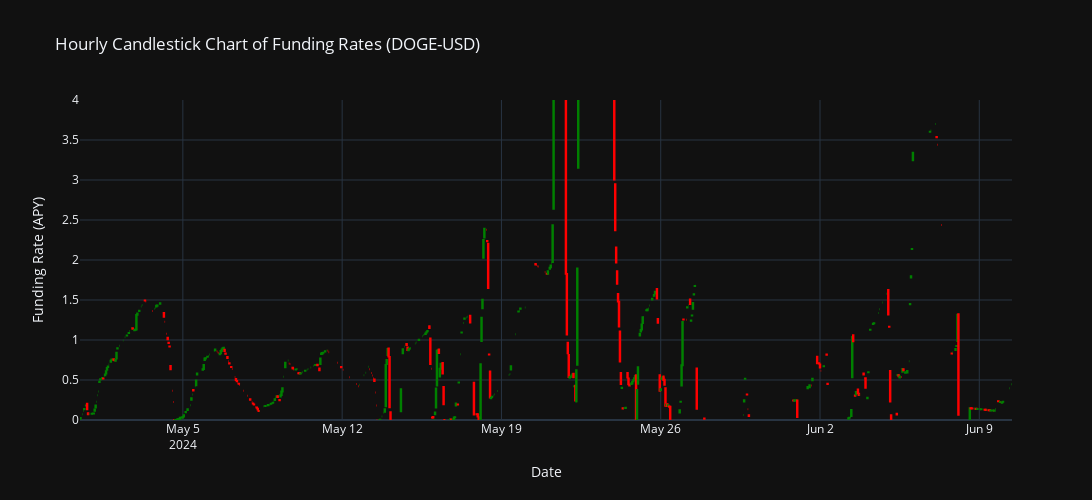

Source (notebook cell):
### Code cell
import pandas as pd
from datetime import datetime
import numpy as np
import plotly.graph_objects as go
from collections import defaultdict
import plotly

asset = 'DOGE'

df= pd.read_csv('/Users/andyma/Desktop/Python /Tokkalabs_WorkSpace/RabbitX/Synthetix_fundingRate_graph_candel_'+asset+'.csv',index_col=0)
# Plot candlestick chart
# Determine colors based on whether close > open
colors = []
for i in range(len(df)):
    if df.loc[i, 'close'] > df.loc[i, 'open']:
        colors.append('green')
    else:
        colors.append('red')

# Plot candlestick chart
fig = go.Figure(data=[go.Candlestick(
    x=df['x'],
    open=df['open'],
    high=df['high'],
    low=df['low'],
    close=df['close'],
    increasing=dict(line=dict(color='green')),
    decreasing=dict(line=dict(color='red')),
)])

# Update layout
fig.update_layout(
    title='Hourly Candlestick Chart of Funding Rates ('+asset+'-USD)',
    xaxis_title='Date',
    yaxis_title='Funding Rate (APY)',
    xaxis_rangeslider_visible=False,
    yaxis=dict(range=[0, 4]),
    width=1300,  # Setting width of the figure
    height=500,  # Setting height of the figure
)


# # Save as PNG with specified DPI
# fig.write_image('/Users/andyma/Desktop/Python /Tokkalabs_WorkSpace/RabbitXFundingRate_volume_withCEX_plots/Synthetix_fundingRate_graph_candel_'+asset+'.png', engine='kaleido', scale=5)  # DPI = 300, scale=5 to match figsize
plotly.offline.plot(fig, filename='../lifeExp.html')
# Show the plot (optional)
fig.show()

### Figure 1 — Plotly figure (JSON) as saved in the notebook; plotly's stock layout.template omitted (floating-point values rounded to 4 significant figures; data arrays with more than 128 entries replaced by an {"elided": "..."} marker saying what was removed)
{"data": [{"close": {"elided": "645 float values"}, "decreasing": {"line": {"color": "red"}}, "high": {"elided": "645 float values"}, "increasing": {"line": {"color": "green"}}, "low": {"elided": "645 float values"}, "open": {"elided": "645 float values"}, "x": {"elided": "645 str values"}, "type": "candlestick"}], "layout": {"xaxis": {"rangeslider": {"visible": false}, "title": {"text": "Date"}}, "yaxis": {"title": {"text": "Funding Rate (APY)"}, "range": [0, 4]}, "title": {"text": "Hourly Candlestick Chart of Funding Rates (DOGE-USD)"}, "width": 1300, "height": 500}}
